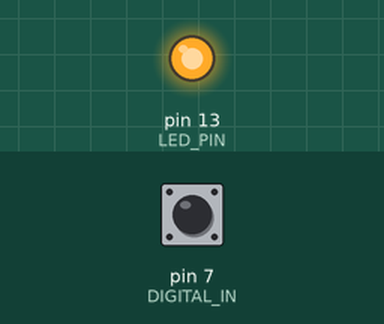
Simulated run of this sketch. Board: Arduino Uno, built with avr-gcc and run on an emulated ATmega328P. Parts: output pins drawn as LEDs (lit = HIGH). Inputs (shaded band) come from the test bench; at power-on: pin 7 (DIGITAL_IN) HIGH.

Above: at 1.2 s.
1.3 s: pin 7 (DIGITAL_IN) pulled LOW for 0.15 s
At 1.37 s:
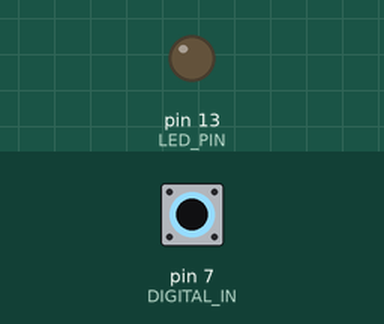
2.9 s: pin 7 (DIGITAL_IN) pulled LOW for 3.2 s
At 6.6 s:
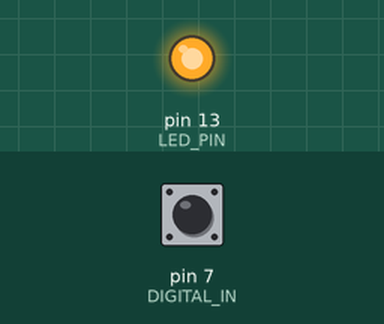
Timing chart, 0 to 8.1 s (numbered marks = the images above; inputs shaded):
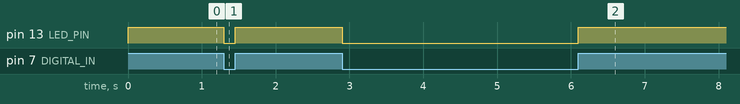

Measured:
- after the input at 1.3 s, pin 13 (LED_PIN): HIGH → LOW at once, → HIGH 0.15 s later
- after the input at 2.9 s, pin 13 (LED_PIN): HIGH → LOW at once, → HIGH 3.2 s later

The sketch:

s2.2_digital_in.ino
```cpp
//макроопределения для номеров пинов светодиода
#define LED_PIN 13
//и входа, где будем считывать цифровой сигнал с кнопки
#define DIGITAL_IN 7

void setup() {
  //конфигурация пина светодиода как выход
  pinMode(LED_PIN, OUTPUT);
  //и пина с кнопкой как вход со включением встроенного
  //подтягивающего (к напряжению питания) резистора
  //просто вход - INPUT
  pinMode(DIGITAL_IN, INPUT_PULLUP);

}

void loop() {
  //запись на LED_PIN того, что прочитано на DIGITAL_IN
  //(подтянутая к питанию кнопка в нажатом состоянии дает 0, а 1 - в не нажатом)
  digitalWrite(LED_PIN, digitalRead(DIGITAL_IN));
}
```
